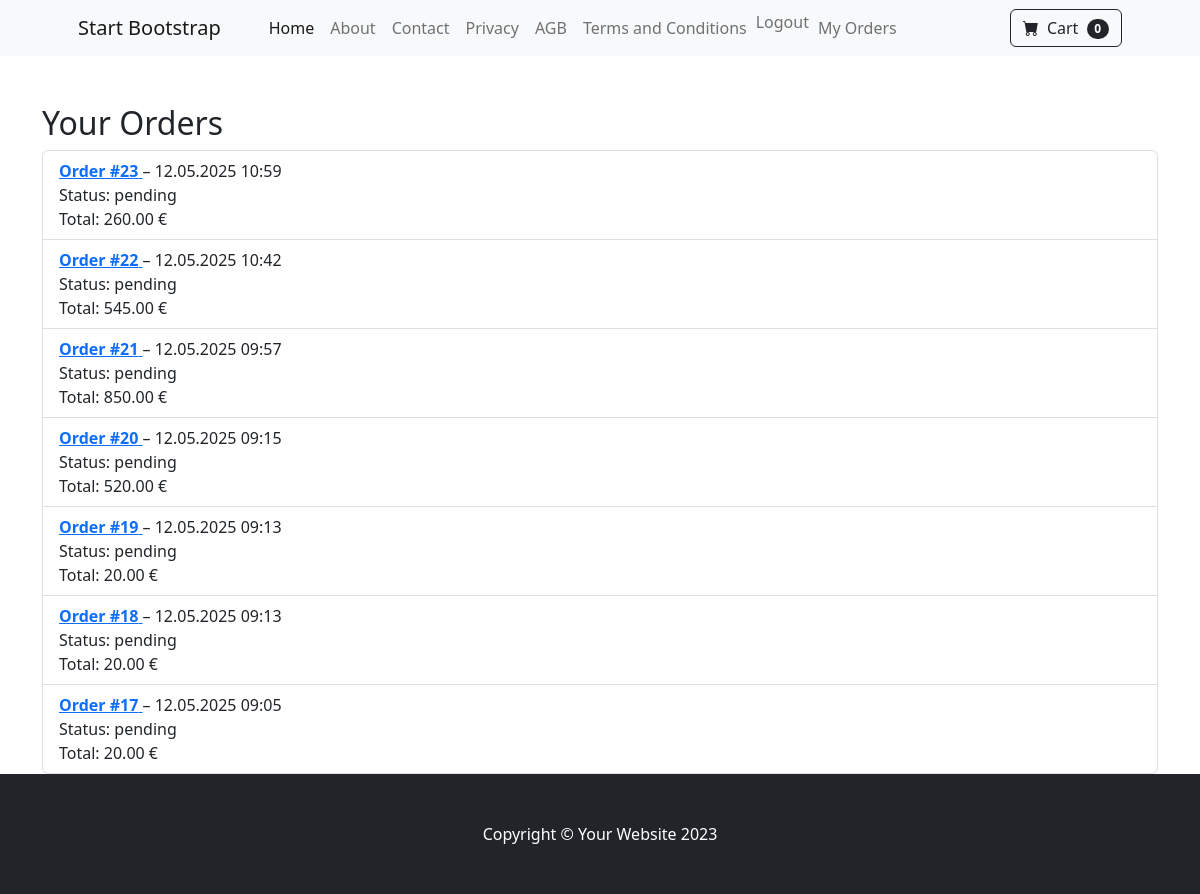
The page /orders/my-orders/ (signed in) on the database its author committed.
### orders/models.py (models this page shows)
class Order(models.Model):
    user = models.ForeignKey(settings.AUTH_USER_MODEL, on_delete=models.CASCADE)
    created_at = models.DateTimeField(auto_now_add=True)
    total_price = models.DecimalField(max_digits=10, decimal_places=2)  # order total price
    shipping_address = models.CharField(max_length=255, blank=True, default="")
    status = models.CharField(choices=[
        ('new', 'New'),
        ('processing', 'Processing'),
        ('shipped', 'Shipped'),
        ('delivered', 'Delivered'),
        ('cancelled', 'Cancelled')
    ],
        default='new', max_length=30)
    payment_status = models.CharField(choices=[
        ('ooen', 'Open'),
        ('paid', 'Paid'),
        ('failed', 'Failed')
    ], default='open', max_length=30)

### orders/views.py (the view)
# urls.py: path('my-orders/', views.user_order_list_view, name='user_order_list'),
def user_order_list_view(request):
    orders = Order.objects.filter(user=request.user).order_by('-created_at')
    return render(request, 'user_order_list.html', {'orders': orders})

### orders/templates/user_order_list.html (shortened to what this page needs)
{% extends "base.html" %}
{% block content %}
<div class="container mt-5">
  <h2>Your Orders</h2>
  {% if orders %}
    <ul class="list-group">
      {% for order in orders %}
      <li class="list-group-item">
        <a href="{% url 'orders:user_order_detail' order.id %}">
          <strong>Order #{{ order.id }}</strong>
        </a> – {{ order.created_at|date:"d.m.Y H:i" }}<br />
        Status: {{ order.status }}<br />
        Total: {{ order.total_price }} €
      </li>
      {% endfor %}
    </ul>
  {% else %}
    <p>You have no orders yet.</p>
  {% endif %}
</div>
{% endblock %}

### rows shown on the page
Order: id "23", created_at "12.05.2025 10:59", status "pending", total_price "260.00"
Order: id "22", created_at "12.05.2025 10:42", status "pending", total_price "545.00"
Order: id "21", created_at "12.05.2025 09:57", status "pending", total_price "850.00"
Order: id "20", created_at "12.05.2025 09:15", status "pending", total_price "520.00"
Order: id "19", created_at "12.05.2025 09:13", status "pending", total_price "20.00"
Order: id "18", created_at "12.05.2025 09:13", status "pending", total_price "20.00"
Order: id "17", created_at "12.05.2025 09:05", status "pending", total_price "20.00"
